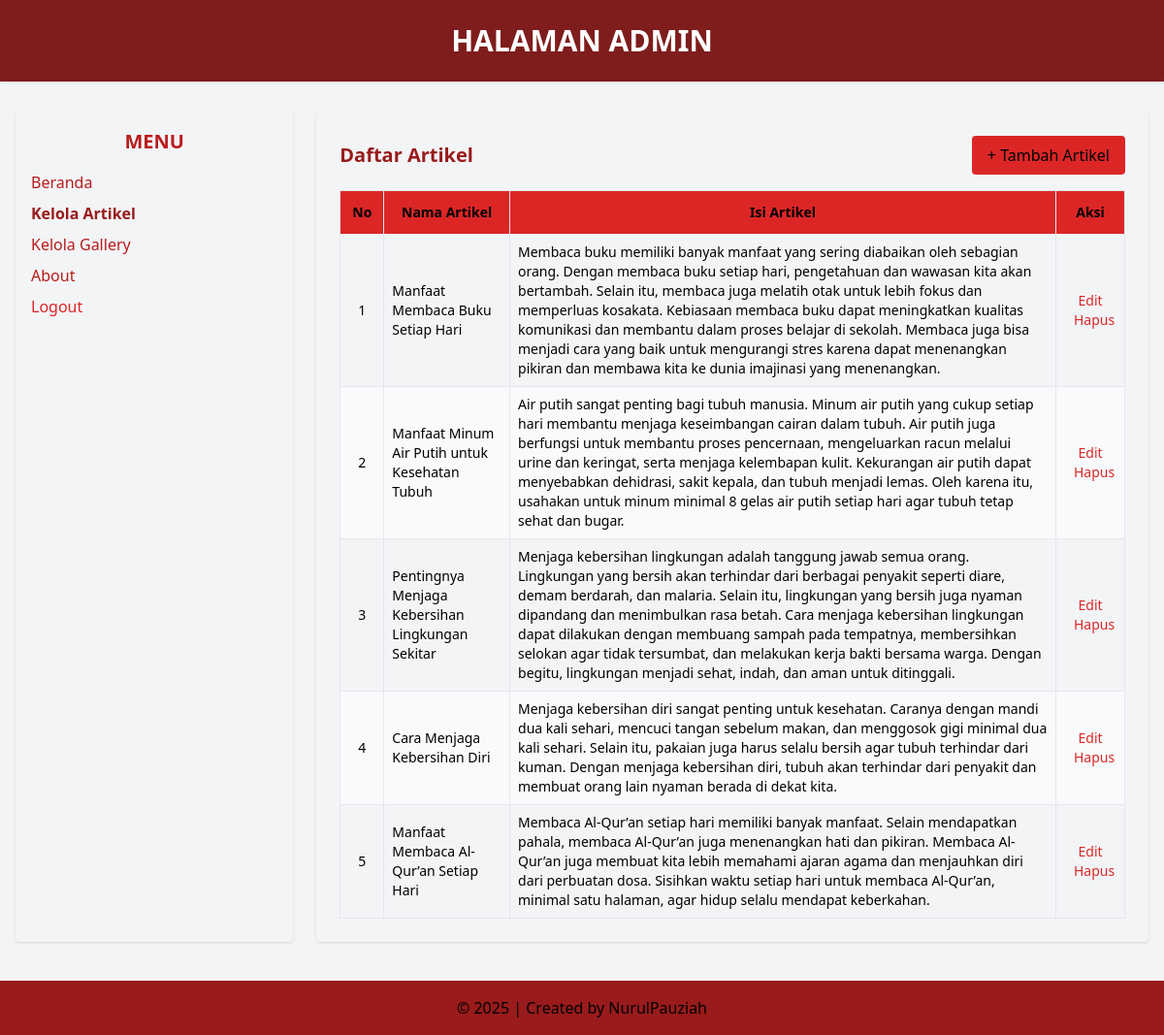
Screenshot of /admin/data_artikel.php (signed in) with the database file from the repository.
### tables this page shows
CREATE TABLE `tbl_artikel` (
  `id_artikel` int(5) NOT NULL,
  `nama_artikel` text NOT NULL,
  `isi_artikel` text NOT NULL
);

### admin/data_artikel.php (the view, shortened to what this page needs)
<?php
include('../koneksi.php');
?>
<!DOCTYPE html>
<html lang="en">
<head>
<script src="https://cdn.tailwindcss.com"></script>
</head>
<body class="bg-gray-100 min-h-screen">
<header class="bg-red-900 text-white text-center py-6 shadow">
<h1 class="text-3xl font-bold">HALAMAN ADMIN</h1>
</header>
<div class="flex max-w-7xl mx-auto mt-8 px-4">
<aside class="w-1/4 bg-red rounded shadow p-4">
<h2 class="text-xl font-semibold text-red-700 mb-4 text-center">MENU</h2>
<ul class="space-y-2 text-red-700">
    <li><a href="beranda_admin.php" class="block hover:text-red-600">Beranda</a></li>
<li><a href="data_artikel.php" class="block font-semibold text-red-800">Kelola Artikel</a></li>
<li><a href="data_gallery.php" class="block hover:text-red-600">Kelola Gallery</a></li>
<li><a href="about.php" class="block hover:text-red-600">About</a></li>
<li>
<a href="logout.php" onclick="return confirm('Apakah anda yakin ingin keluar?');"
class="block text-red-600 hover:underline font-medium">Logout</a>
</li>
</ul>
</aside>
<main class="w-3/4 bg-red rounded shadow p-6 ml-6">
<div class="flex justify-between items-center mb-4">
<h2 class="text-xl font-bold text-red-800">Daftar Artikel</h2>
<a href="add_artikel.php"
class="bg-red-600 text-red px-4 py-2 rounded hover:bg-red-700 transition">+ Tambah Artikel</a>
</div>
<table class="min-w-full table-auto border border-red-300 text-sm">
<thead class="bg-red-600 text-red">
<tr>
<th class="p-3 border">No</th>
<th class="p-3 border">Nama Artikel</th>
<th class="p-3 border">Isi Artikel</th>
<th class="p-3 border">Aksi</th>
</tr>
</thead>
<tbody>
<?php
$sql = "SELECT * FROM tbl_artikel";
$query = mysqli_query($db, $sql);
$no = 1;
while ($data = mysqli_fetch_array($query)) {
echo "<tr class='even:bg-gray-50'>";
echo "<td class='border p-2 text-center'>" . $no++ . "</td>";
echo "<td class='border p-2'>" . htmlspecialchars($data['nama_artikel']) . "</td>";
echo "<td class='border p-2'>" . htmlspecialchars($data['isi_artikel']) . "</td>";
echo "<td class='border p-2 text-center space-x-2'>
<a href='edit_artikel.php?id_artikel={$data['id_artikel']}' class='text-red-600 hover:underline'>Edit</a>
<a href='delete_artikel.php?id_artikel={$data['id_artikel']}'
onclick='return confirm(\"Yakin ingin menghapus?\")'
class='text-red-600 hover:underline'>Hapus</a>
</td>";
echo "</tr>";
}
?>
</tbody>
</table>
</main>
</div>
<footer class="bg-red-800 text-red text-center py-4 mt-10">
&copy; <?php echo date('Y'); ?> | Created by NurulPauziah
</footer>
</body>
</html>

### rows the page displays
tbl_artikel: nama_artikel "Manfaat Membaca Buku Setiap Hari", isi_artikel "Membaca buku memiliki banyak manfaat yang sering diabaikan oleh sebagian orang. Dengan membaca buku setiap hari, pengetahuan dan wawasan kita akan bertambah. Selain itu, membaca juga melatih otak untuk lebih fokus dan memperluas kosakata. Kebiasaan membaca buku dapat meningkatkan kualitas komunikasi dan membantu dalam proses belajar di sekolah. Membaca juga bisa menjadi cara yang baik untuk mengurangi stres karena dapat menenangkan pikiran dan membawa kita ke dunia imajinasi yang menenangkan."
tbl_artikel: nama_artikel "Manfaat Minum Air Putih untuk Kesehatan Tubuh", isi_artikel "Air putih sangat penting bagi tubuh manusia. Minum air putih yang cukup setiap hari membantu menjaga keseimbangan cairan dalam tubuh. Air putih juga berfungsi untuk membantu proses pencernaan, mengeluarkan racun melalui urine dan keringat, serta menjaga kelembapan kulit. Kekurangan air putih dapat menyebabkan dehidrasi, sakit kepala, dan tubuh menjadi lemas. Oleh karena itu, usahakan untuk minum minimal 8 gelas air putih setiap hari agar tubuh tetap sehat dan bugar."
tbl_artikel: nama_artikel "Pentingnya Menjaga Kebersihan Lingkungan Sekitar", isi_artikel "Menjaga kebersihan lingkungan adalah tanggung jawab semua orang. Lingkungan yang bersih akan terhindar dari berbagai penyakit seperti diare, demam berdarah, dan malaria. Selain itu, lingkungan yang bersih juga nyaman dipandang dan menimbulkan rasa betah. Cara menjaga kebersihan lingkungan dapat dilakukan dengan membuang sampah pada tempatnya, membersihkan selokan agar tidak tersumbat, dan melakukan kerja bakti bersama warga. Dengan begitu, lingkungan menjadi sehat, indah, dan aman untuk ditinggali."
tbl_artikel: nama_artikel "Cara Menjaga Kebersihan Diri", isi_artikel "Menjaga kebersihan diri sangat penting untuk kesehatan. Caranya dengan mandi dua kali sehari, mencuci tangan sebelum makan, dan menggosok gigi minimal dua kali sehari. Selain itu, pakaian juga harus selalu bersih agar tubuh terhindar dari kuman. Dengan menjaga kebersihan diri, tubuh akan terhindar dari penyakit dan membuat orang lain nyaman berada di dekat kita."
tbl_artikel: nama_artikel "Manfaat Membaca Al-Qur’an Setiap Hari", isi_artikel "Membaca Al-Qur’an setiap hari memiliki banyak manfaat. Selain mendapatkan pahala, membaca Al-Qur’an juga menenangkan hati dan pikiran. Membaca Al-Qur’an juga membuat kita lebih memahami ajaran agama dan menjauhkan diri dari perbuatan dosa. Sisihkan waktu setiap hari untuk membaca Al-Qur’an, minimal satu halaman, agar hidup selalu mendapat keberkahan."
